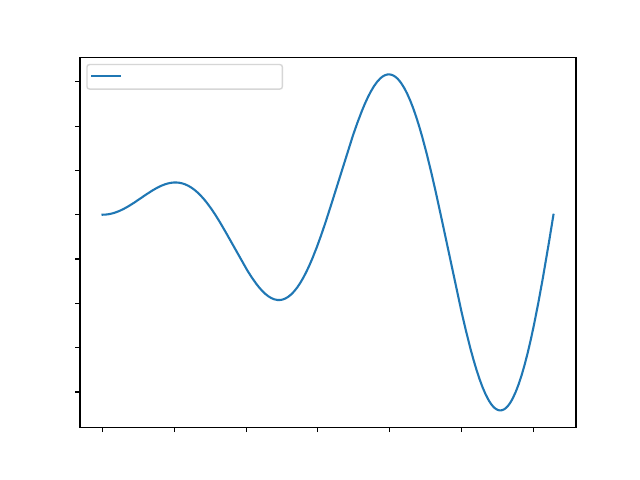

The script that saved this image:
import mpltex

import matplotlib.pyplot as plt
import numpy as np

def main():
    x = np.linspace(0, 4*np.pi, 300)
    y = 0.1*x*np.sin(x)
    fig, ax = plt.subplots()
    ax.plot(x, y, label="increasing sine wave")
    ax.set_title("title")
    ax.set_xlabel("x")
    ax.set_ylabel("y")
    ax.legend(loc='upper left')
    ax.annotate('$\mathcal{O}$', (0,0), xycoords='figure fraction')
    ax.annotate('$\mathcal{C}$', (0.5,0.5), xycoords='figure fraction')
    ax.annotate('$\mathcal{I}$', (1,1), xycoords='figure fraction')

    mpltex.save(fig, "./example")
    plt.savefig("example_expected.pdf", format='pdf')
#    plt.show()

if __name__ == '__main__':
    main()
